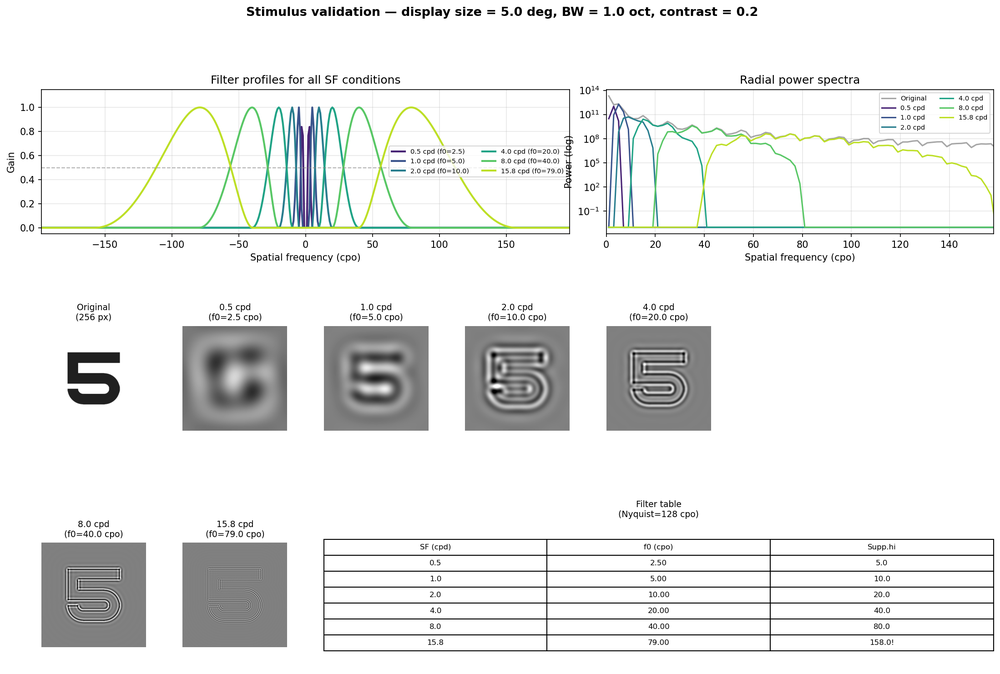
#> input picture digits/experiment/stimuli/spectrum_figure.png, 1000 x 674 px, shrunk from 2198 x 1482 before the run; its folder holds only this picture in this run
$ python generate_stimuli.py . out
#> lines starting #> are read from the running program, lines starting #| are printed output that depends on the picture
#!/usr/bin/env python3
"""
generate_stimuli.py
===================
Generate bandpass-filtered digit stimuli for the qCSF experiment,
replicating Zheng et al. (2018) "Measuring the Contrast Sensitivity
Function Using the qCSF Method With 10 Digits."

APPROACH
--------
All output images have the same pixel dimensions as the input.  The six
spatial-frequency conditions are produced by varying the centre frequency
of the bandpass filter, not by resizing.  The mapping is:

    f0_cpo = sf_cpd × display_size_deg

where display_size_deg is the visual angle subtended by the image on your
monitor (a fixed property of your setup, set with --display-size).

Example: display_size=3°, sf_cpd=2 → f0_cpo = 6 cpo.

FILTER SPECIFICATION
--------------------
- Type      : Raised cosine in log-frequency space, radially isotropic
- Centre    : f0_cpo = sf_cpd × display_size_deg  (per SF condition)
- Bandwidth : 1 octave full-width at half-height (FWHH)

    H(f) = ½ · (1 + cos(π · log₂(f/f0) / bw))   if |log₂(f/f0)| ≤ bw
         = 0                                        otherwise

SF CONDITIONS (Zheng et al. 2018)
----------------------------------
  Target SF (cpd)  :  0.5    1     2     4     8    15.8

  The required f0_cpo depends on your display size.  For a 3° image:
    f0_cpo           :  1.5    3     6    12    24    47.4

  Important: the filter is only meaningful if f0_cpo < N/2 (Nyquist).
  A warning is printed when f0_cpo approaches or exceeds this limit.

RESIZING
--------
If your source images are larger than what you will display (e.g. 512 px
source displayed at a size that corresponds to 256 px on screen), always
filter FIRST at the full source resolution, then resize.  Never resize
before filtering -- that lowers Nyquist and may truncate high-SF filters.

Use --output-px N to Lanczos-resize every filtered image to N x N pixels
after filtering.  The filter is always computed for the source image at
--display-size degrees, so the frequency content is correct regardless of
whether you resize afterward.

Example (512 px source = 8 deg, displayed at 4 deg -> 256 px on screen):
  python generate_stimuli.py digits/ stimuli/ --display-size 4 --output-px 256

USAGE
-----
  python generate_stimuli.py <input_dir> <output_dir> [options]

  Options:
    --display-size  Visual angle of the image on screen (degrees) [default: 3.0]
    --output-px     Resize filtered images to this size in pixels  [optional]
    --bw            Filter bandwidth in octaves (FWHH)             [default: 1.0]
    --contrast      RMS contrast of output images (0-1)            [default: 0.20]
    --mean-lum      Background mean luminance (0-255)              [default: 128.0]
    --plot          Save a strip figure for each digit
    --plot-filters  Save an overlay of all six filter profiles and exit

DEPENDENCIES
------------
  numpy, Pillow, matplotlib
"""

import argparse
import sys
from pathlib import Path

import matplotlib.pyplot as plt
import numpy as np
from PIL import Image

# ---------------------------------------------------------------------------
# SF conditions from Zheng et al. (2018) — target cpd values are fixed;
# f0_cpo is computed at runtime from display_size_deg.
# ---------------------------------------------------------------------------

#SF_CONDITIONS = [
#    # (label,       sf_cpd)
#    ("0.50cpd",      0.50),
#    ("1.00cpd",      1.00),
#    ("2.00cpd",      2.00),
#    ("4.00cpd",      4.00),
#    ("8.00cpd",      8.00),
#    ("16.00cpd",    16.00),
#]

PPD = 51

# first design - copy range from gabors
#frequency_vector = np.logspace(np.log10(.2),
#                               np.log10(int(PPD/2)),
#                               25, endpoint=True).round(2)

# second design - lower bound adjusted, minimum that is distinguishable
frequency_vector = np.logspace(np.log10(1.0),
                               np.log10(int(PPD/2)),
                               25, endpoint=True).round(2)

# (label,       sf_cpd)
SF_CONDITIONS = [(f"{f:.2f}cpd", f) for f in frequency_vector]

print(SF_CONDITIONS)


def f0_for_condition(sf_cpd: float, display_size_deg: float) -> float:
    """Return the filter centre frequency (cpo) for a target sf_cpd.

    f0_cpo = sf_cpd × display_size_deg

    Rationale: if the image subtends display_size_deg degrees and the filter
    peak should fall at sf_cpd cycles per degree, then the peak must be at
    sf_cpd × display_size_deg cycles across the full image width.
    """
    return sf_cpd * display_size_deg


# ---------------------------------------------------------------------------
# 1. Filter construction
# ---------------------------------------------------------------------------

def make_raised_cosine_filter(N: int,
                               f0_cpo: float,
                               bw_octaves: float = 1.0) -> np.ndarray:
    """Build a 2-D radially isotropic raised cosine bandpass filter.

    Parameters
    ----------
    N         : Side-length of the (square) padded image in pixels.
    f0_cpo    : Centre frequency in cycles per image width.
    bw_octaves: Full bandwidth at half-height (FWHH) in octaves.

    Returns
    -------
    H : ndarray shape (N, N), float64, in FFT order (not fftshifted).
    """
    fx = np.fft.fftfreq(N) * N          # cycles per image width, FFT order
    fy = np.fft.fftfreq(N) * N
    FX, FY = np.meshgrid(fx, fy, indexing='xy')
    R = np.sqrt(FX ** 2 + FY ** 2)      # radial frequency (cpo)

    H = np.zeros_like(R)
    nonzero = R > 0
    log_r = np.log2(R[nonzero] / f0_cpo)
    within = np.abs(log_r) <= bw_octaves
    H[nonzero] = np.where(
        within,
        0.5 * (1.0 + np.cos(np.pi * log_r / bw_octaves)),
        0.0,
    )
    return H


# ---------------------------------------------------------------------------
# 2. Applying the filter
# ---------------------------------------------------------------------------

def next_power_of_two(n: int) -> int:
    return int(2 ** np.ceil(np.log2(max(n, 1))))


def apply_bandpass_filter(img_gray: np.ndarray,
                           f0_cpo: float,
                           bw_octaves: float = 1.0) -> np.ndarray:
    """Apply a raised cosine bandpass filter to a grayscale image.

    The image is reflect-padded to the next power of two before FFT to
    reduce circular wrap-around artefacts, then cropped back.

    Parameters
    ----------
    img_gray  : 2-D array (H x W), any numeric dtype.
    f0_cpo    : Filter centre frequency in cycles per image width.
    bw_octaves: Filter FWHH bandwidth in octaves.

    Returns
    -------
    filtered : 2-D float64 array, same shape as img_gray, zero mean.
    """
    img = img_gray.astype(np.float64)
    H, W = img.shape
    N = next_power_of_two(max(H, W))

    img_padded = np.pad(img, ((0, N - H), (0, N - W)), mode='reflect')
    filt = make_raised_cosine_filter(N, f0_cpo, bw_octaves)
    filtered_padded = np.real(np.fft.ifft2(np.fft.fft2(img_padded) * filt))

    return filtered_padded[:H, :W]


# ---------------------------------------------------------------------------
# 3. Normalisation
# ---------------------------------------------------------------------------

def to_display_image(filtered: np.ndarray,
                     mean_lum: float = 128.0,
                     rms_contrast: float = 0.20) -> np.ndarray:
    """Map a zero-mean filtered image to an 8-bit display image.

        contrast = std(luminance) / mean_lum

    Output is clipped to [0, 255] and cast to uint8.
    """
    rms = filtered.std()
    if rms < 1e-12:
        return np.full(filtered.shape, mean_lum, dtype=np.uint8)
    scaled = filtered * (rms_contrast * mean_lum / rms)
    return np.clip(mean_lum + scaled, 0, 255).astype(np.uint8)


# ---------------------------------------------------------------------------
# 4. Diagnostic plots
# ---------------------------------------------------------------------------

# [91 lines left out: functions plot_all_filters, _save_strip, not called in this run]


# ---------------------------------------------------------------------------
# 5. Main pipeline
# ---------------------------------------------------------------------------

def process_digits(input_dir: str,
                   output_dir: str,
                   display_size_deg: float = 3.0,
                   bw_octaves: float = 1.0,
                   rms_contrast: float = 0.20,
                   mean_lum: float = 128.0,
                   output_px: int = None,
                   save_plots: bool = False) -> None:
    """Filter all digit images across all six SF conditions and save outputs.

    For each digit image and each SF condition:
      1. Compute f0_cpo = sf_cpd x display_size_deg.
      2. Warn if f0_cpo is close to the Nyquist limit of the image.
      3. Apply the raised cosine bandpass filter.
      4. Normalise to the target RMS contrast.
      5. Optionally Lanczos-resize to output_px x output_px.
      6. Save the result.

    The resize (step 5) always happens AFTER filtering so that the filter
    operates at the full source resolution, avoiding Nyquist problems.

    Output structure
    ----------------
      output_dir/
        digit_0/
          digit_0_0.50cpd.png
          digit_0_1.00cpd.png
          ...
        digit_1/
          ...

    Parameters
    ----------
    input_dir       : Directory containing digit images (PNG/TIFF/BMP/JPG).
    output_dir      : Root destination for filtered outputs.
    display_size_deg: Visual angle subtended by the image on screen (degrees).
                      Used to compute f0_cpo = sf_cpd x display_size_deg.
                      This should reflect the ACTUAL displayed visual angle,
                      not the source image's angular size if they differ.
    bw_octaves      : Filter FWHH bandwidth in octaves.
    rms_contrast    : Desired RMS contrast of output images (0-1).
    mean_lum        : Background mean luminance on the 0-255 scale.
    output_px       : If given, Lanczos-resize each filtered image to this
                      many pixels (square) AFTER filtering. Use this when
                      your source images are larger than what you will display
                      (e.g. 512 px source displayed at 256 px on screen).
                      The filter is still computed for display_size_deg.
    save_plots      : If True, save a per-digit strip figure.
    """
#> called with input_dir = '.', output_dir = 'out', display_size_deg = 3, bw_octaves = 1, rms_contrast = 0.2, mean_lum = 128, save_plots = False
    input_path  = Path(input_dir)
    output_path = Path(output_dir)
    output_path.mkdir(parents=True, exist_ok=True)

    exts = ['*.png', '*.PNG', '*.tif', '*.tiff', '*.TIF', '*.TIFF',
            '*.bmp', '*.BMP', '*.jpg', '*.jpeg', '*.JPG', '*.JPEG']
    image_files = sorted(set(f for ext in exts for f in input_path.glob(ext)))

    if not image_files:
        print(f"[ERROR] No images found in '{input_dir}'.")
        sys.exit(1)

    print(f"Found {len(image_files)} image file(s) in '{input_dir}'.")
    resize_note = f"   output: {output_px}x{output_px} px (filter-first)" if output_px else ""
    print(f"Display size: {display_size_deg} deg   BW: {bw_octaves} oct   "
          f"RMS contrast: {rms_contrast}   mean lum: {mean_lum}{resize_note}\n")
    print(f"{'SF (cpd)':<12} {'f0 (cpo)':<12} {'Support (cpo)'}")
    print(f"{'--------':<12} {'--------':<12} {'-------------'}")
    for label, sf_cpd in SF_CONDITIONS:
        f0 = f0_for_condition(sf_cpd, display_size_deg)
        lo = f0 * 2 ** (-bw_octaves)
        hi = f0 * 2 ** ( bw_octaves)
        print(f"{sf_cpd:<12.2f} {f0:<12.3f} {lo:.3f} - {hi:.3f}")
    print()

    for img_file in image_files:
        stem = img_file.stem
        print(f"Processing: {img_file.name}")

        img_pil  = Image.open(img_file).convert('L')
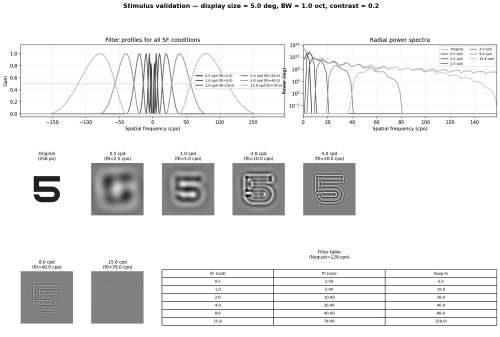
#> img_pil: PIL image 1000x674 L (shown at 1/2 size); min 0, max 255, mean 234.1
        original = np.array(img_pil, dtype=np.float64)
        H_px, W_px = original.shape
        N_pad   = next_power_of_two(max(H_px, W_px))
        nyquist = N_pad / 2
        print(f"  Size: {W_px} x {H_px} px   "
              f"(FFT pad: {N_pad}, Nyquist: {nyquist:.0f} cpo)")
#|   Size: 1000 x 674 px   (FFT pad: 1024, Nyquist: 512 cpo)

        sf_dir = output_path / stem
        sf_dir.mkdir(exist_ok=True)

        displays = []

        for label, sf_cpd in SF_CONDITIONS:
            f0 = f0_for_condition(sf_cpd, display_size_deg)
            support_hi = f0 * 2 ** bw_octaves

            if support_hi > nyquist:
                print(f"  [WARN] {sf_cpd} cpd: filter support upper edge "
                      f"({support_hi:.1f} cpo) exceeds Nyquist "
                      f"({nyquist:.0f} cpo). Use a higher-resolution input.")
            elif f0 > nyquist * 0.5:
                print(f"  [NOTE] {sf_cpd} cpd: f0={f0:.1f} cpo is above "
                      f"half-Nyquist; filter may be partially truncated.")

            filtered = apply_bandpass_filter(original, f0, bw_octaves)
            display  = to_display_image(filtered, mean_lum, rms_contrast)

            # Resize AFTER filtering to avoid Nyquist truncation
            if output_px is not None:
                pil_out = Image.fromarray(display).resize(
                    (output_px, output_px), Image.LANCZOS)
                display_out = np.array(pil_out)
            else:
                display_out = display

            displays.append(display_out)

            out_path = sf_dir / f"{stem}_{label}.png"
            Image.fromarray(display_out).save(out_path)
#> this loop made 25 passes
#> rms in to_display_image on passes 1 to 8: 14.09, 14.19, 16.69, 19.88, 21.89, 22.07, 20.69, 18.57
#> pass 1, in apply_bandpass_filter, `img_padded = np.pad(img, ((0, N - H), (0, N - W)), mode='reflect')`:
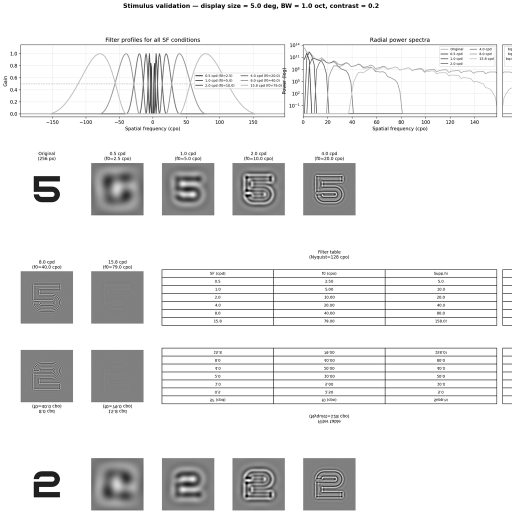
#> img_padded: shape (1024, 1024) float64 (shown at 1/2 size); min 0, max 255, mean 231.2
#> pass 1, in apply_bandpass_filter, `filtered_padded = np.real(np.fft.ifft2(np.fft.fft2(img_padded) * filt))`:
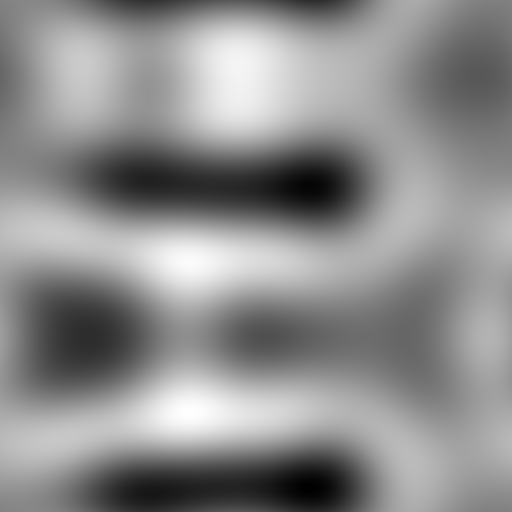
#> filtered_padded: shape (1024, 1024) float64 (shown at 1/2 size); min -41.98, max 33.78, mean 0; drawn with min black and max white
#> pass 1, in process_digits, `filtered = apply_bandpass_filter(original, f0, bw_octaves)`:
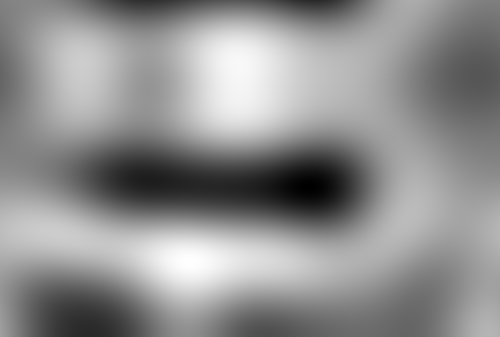
#> filtered: shape (674, 1000) float64 (shown at 1/2 size); min -40.42, max 32.55, mean 0.8; drawn with min black and max white
#> after the loop:
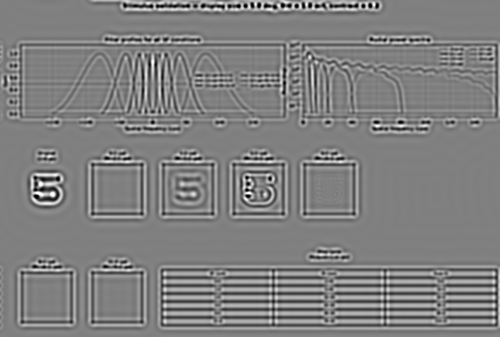
#> display: shape (674, 1000) (shown at 1/2 size); min 0, max 255, mean 127.6
#> after the loop:
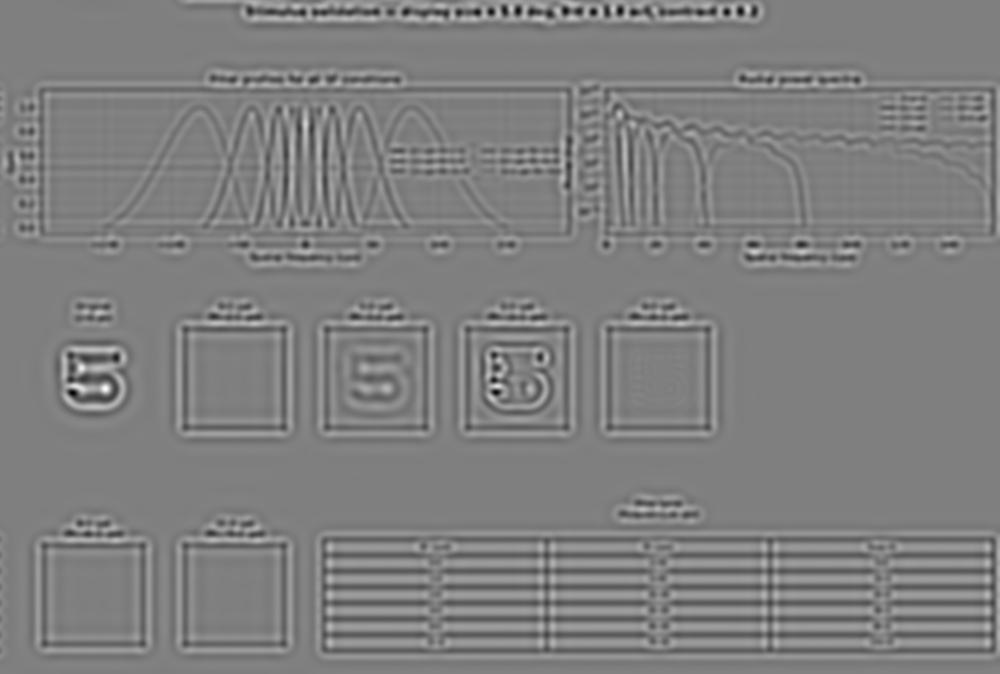
#> filtered: shape (674, 1000) float64; min -118.9, max 118.8, mean 0.1; drawn with min black and max white
#> after the loop, displays = 25 items

        print(f"  Saved {len(SF_CONDITIONS)} filtered images -> '{sf_dir.name}/'")

        if save_plots:
            _save_strip(original, displays, stem,
                        str(output_path / f"{stem}_strip.png"))

    print(f"\nDone. All outputs in: {output_dir}")


# ---------------------------------------------------------------------------
# 6. Command-line interface
# ---------------------------------------------------------------------------

def build_parser() -> argparse.ArgumentParser:
    p = argparse.ArgumentParser(
        description=(
            'Generate bandpass-filtered digit stimuli (Zheng et al. 2018).\n'
            'Produces one image per digit per SF condition, all at the\n'
            'original pixel resolution, by varying the filter centre\n'
            'frequency rather than resizing.\n\n'
            '  f0_cpo = sf_cpd x display_size_deg'
        ),
        formatter_class=argparse.RawDescriptionHelpFormatter,
    )
    p.add_argument('input_dir',
                   help='Directory containing digit images (PNG/TIFF/BMP/JPG).')
    p.add_argument('output_dir',
                   help='Root directory for filtered output images.')
    p.add_argument('--display-size', type=float, default=3.0, metavar='DEG',
                   help='Visual angle (degrees) subtended by the image on '
                        'your monitor. Determines f0_cpo = sf_cpd x DEG '
                        'for each SF condition. [default: 3.0]')
    p.add_argument('--output-px', type=int, default=None, metavar='N',
                   help='If given, Lanczos-resize each filtered image to '
                        'N x N pixels AFTER filtering. Use this when your '
                        'source images are larger than what you display '
                        '(e.g. --output-px 256 for a 512 px source displayed '
                        'at half size). The filter is always applied first '
                        'at the full source resolution.')
    p.add_argument('--bw', type=float, default=1.0, metavar='OCT',
                   help='Filter full bandwidth at half-height in octaves '
                        '[default: 1.0].')
    p.add_argument('--contrast', type=float, default=0.20, metavar='C',
                   help='Desired RMS contrast of output images, 0-1 '
                        '[default: 0.20].')
    p.add_argument('--mean-lum', type=float, default=128.0, metavar='LUM',
                   help='Background mean luminance, 0-255 [default: 128.0].')
    p.add_argument('--plot', action='store_true',
                   help='Save a strip figure for each digit.')
    p.add_argument('--plot-filters', action='store_true',
                   help='Save an overlay of all six filter profiles and exit.')
    return p


def main():
    parser = build_parser()
    args   = parser.parse_args()

    if args.plot_filters:
        out = Path(args.output_dir)
        out.mkdir(parents=True, exist_ok=True)
        plot_all_filters(
            display_size_deg = args.display_size,
            bw_octaves       = args.bw,
            save_path        = str(out / 'filter_profiles.png'),
        )
        return

    process_digits(
        input_dir        = args.input_dir,
        output_dir       = args.output_dir,
        display_size_deg = args.display_size,
        bw_octaves       = args.bw,
        rms_contrast     = args.contrast,
        mean_lum         = args.mean_lum,
        output_px        = args.output_px,
        save_plots       = args.plot,
    )


if __name__ == '__main__':
    main()
